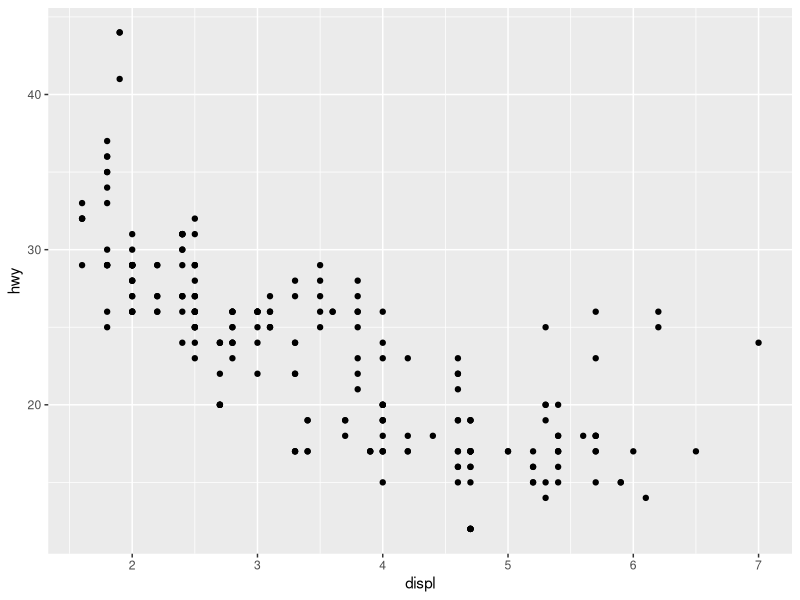
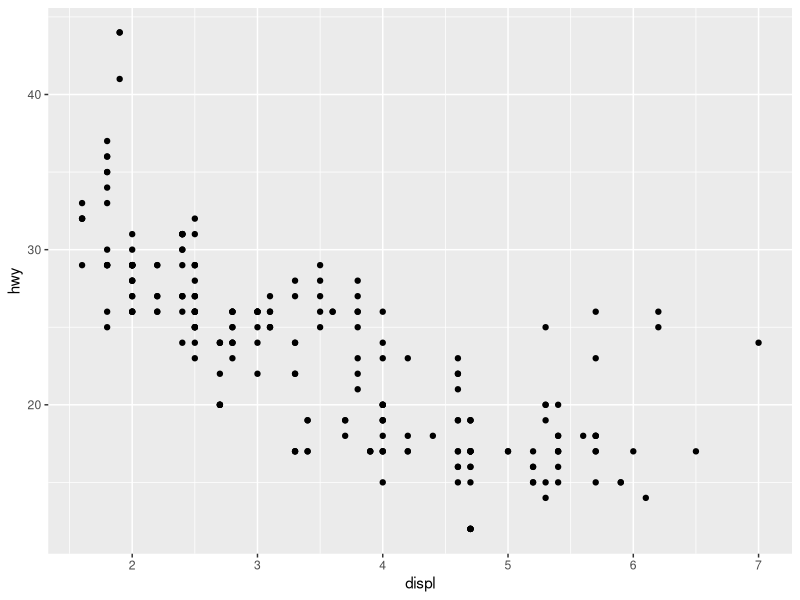
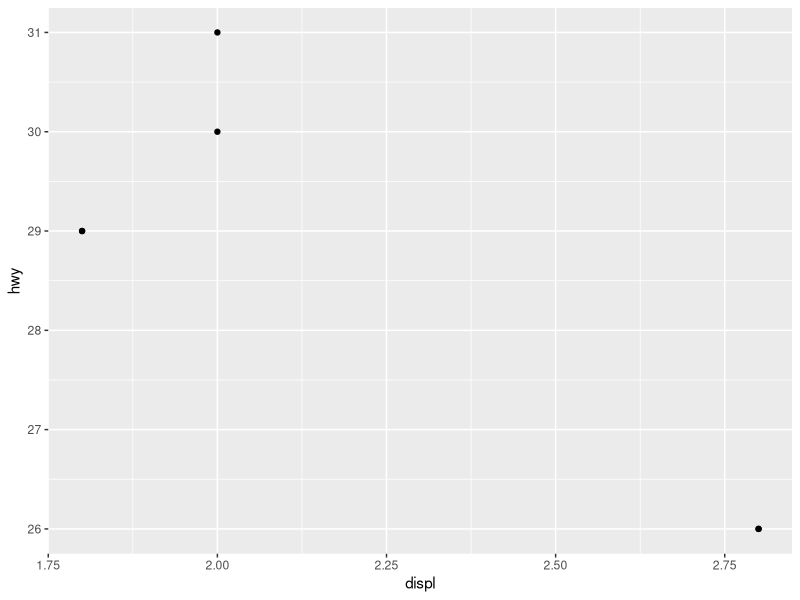

The R script that drew these images, in order:
# r2py crawler metadata
# package: ggplot2
# source_type: rd_example
# topic: layer.Rd
# source_file: C:\Users\bened\AppData\Local\R\win-library\4.5\ggplot2\help
# lines: 16

suppressPackageStartupMessages(library(ggplot2))
# geom calls are just a short cut for layer
ggplot(mpg, aes(displ, hwy)) + geom_point()
# shortcut for
ggplot(mpg, aes(displ, hwy)) +
  layer(
    geom = "point", stat = "identity", position = "identity",
    params = list(na.rm = FALSE)
  )

# use a function as data to plot a subset of global data
ggplot(mpg, aes(displ, hwy)) +
  layer(
    geom = "point", stat = "identity", position = "identity",
    data = head, params = list(na.rm = FALSE)
  )
